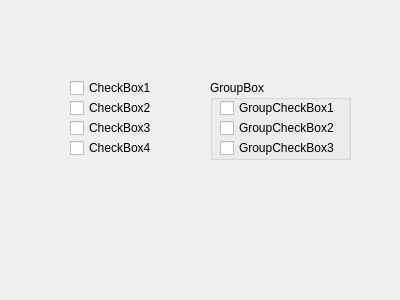
<?xml version="1.0" encoding="UTF-8"?>
<ui version="4.0">
 <class>Dialog</class>
 <widget class="QDialog" name="Dialog">
  <property name="geometry">
   <rect>
    <x>0</x>
    <y>0</y>
    <width>400</width>
    <height>300</height>
   </rect>
  </property>
  <property name="windowTitle">
   <string>Dialog</string>
  </property>
  <widget class="QCheckBox" name="checkBox">
   <property name="geometry">
    <rect>
     <x>70</x>
     <y>80</y>
     <width>90</width>
     <height>16</height>
    </rect>
   </property>
   <property name="text">
    <string>CheckBox1</string>
   </property>
  </widget>
  <widget class="QCheckBox" name="checkBox_2">
   <property name="geometry">
    <rect>
     <x>70</x>
     <y>100</y>
     <width>90</width>
     <height>16</height>
    </rect>
   </property>
   <property name="text">
    <string>CheckBox2</string>
   </property>
  </widget>
  <widget class="QCheckBox" name="checkBox_3">
   <property name="geometry">
    <rect>
     <x>70</x>
     <y>120</y>
     <width>90</width>
     <height>16</height>
    </rect>
   </property>
   <property name="text">
    <string>CheckBox3</string>
   </property>
  </widget>
  <widget class="QCheckBox" name="checkBox_4">
   <property name="geometry">
    <rect>
     <x>70</x>
     <y>140</y>
     <width>90</width>
     <height>16</height>
    </rect>
   </property>
   <property name="text">
    <string>CheckBox4</string>
   </property>
  </widget>
  <widget class="QGroupBox" name="groupBox">
   <property name="geometry">
    <rect>
     <x>210</x>
     <y>80</y>
     <width>141</width>
     <height>80</height>
    </rect>
   </property>
   <property name="title">
    <string>GroupBox</string>
   </property>
   <widget class="QCheckBox" name="checkBox_5">
    <property name="geometry">
     <rect>
      <x>10</x>
      <y>20</y>
      <width>131</width>
      <height>16</height>
     </rect>
    </property>
    <property name="text">
     <string>GroupCheckBox1</string>
    </property>
   </widget>
   <widget class="QCheckBox" name="checkBox_6">
    <property name="geometry">
     <rect>
      <x>10</x>
      <y>40</y>
      <width>131</width>
      <height>16</height>
     </rect>
    </property>
    <property name="text">
     <string>GroupCheckBox2</string>
    </property>
   </widget>
   <widget class="QCheckBox" name="checkBox_7">
    <property name="geometry">
     <rect>
      <x>10</x>
      <y>60</y>
      <width>131</width>
      <height>16</height>
     </rect>
    </property>
    <property name="text">
     <string>GroupCheckBox3</string>
    </property>
   </widget>
  </widget>
 </widget>
 <resources/>
 <connections/>
</ui>
